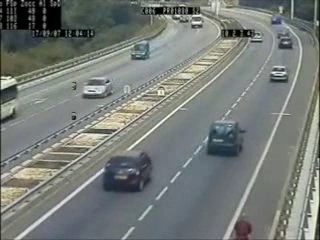
#> input picture frame 75 of car.avi, 320 x 240 px
$ python car_harr_cascade.py
#> lines starting #> are read from the running program, lines starting #| are printed output that depends on the picture; after the words box and inside, x2 and y2 are one past the last pixel; in counts of white or black regions, pixels touching at a corner belong together
from cv2 import cv2
cars_cascade=cv2.CascadeClassifier('cars.xml')

cap=cv2.VideoCapture('car.avi')
while(cap.isOpened()):
    ret,frame=cap.read()
#> frame is the input picture: shape (240, 320, 3); mean B, G, R 120, 123.9, 118.8
    grey=cv2.cvtColor(frame,cv2.COLOR_BGR2GRAY)

    car=cars_cascade.detectMultiScale(grey,1.1,4)
#> car = [[257, 55, 40, 40], [74, 74, 36, 36], [115, 29, 44, 44], [95, 151, 58, 58]]

    for (x,y,w,h) in car:
        cv2.rectangle(frame,(x,y),(x+w,y+h),(0,255,255),3)
#> this loop made 4 passes
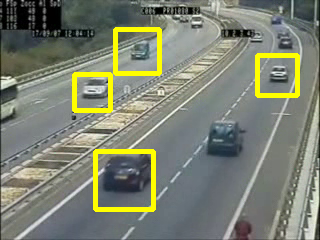
#> frame: shape (240, 320, 3); 4.57% of pixels changed, all inside (x1, y1, x2, y2) = (72, 27, 300, 212)

    cv2.imshow('cars',frame)
    k=cv2.waitKey(1)
#> (key Esc is pressed here)
    if(k==27):
        break

cap.release()
cv2.destroyAllWindows()

$ run again, starting later in the video
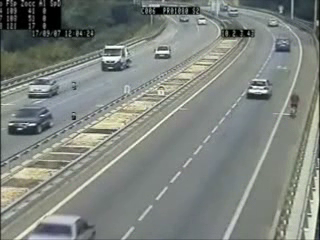
#> input picture frame 337 of car.avi, 320 x 240 px
#> frame is the input picture: shape (240, 320, 3); mean B, G, R 126.3, 131.7, 126
#> `grey=cv2.cvtColor(frame,cv2.COLOR_BGR2GRAY)`:
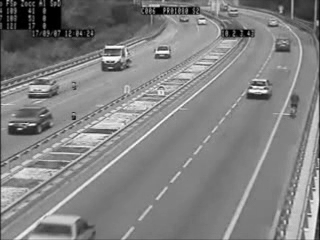
#> grey: shape (240, 320); min 0, max 254, mean 129.4
#> car = [[239, 72, 40, 40], [84, 32, 55, 55]]
#> the loop `for (x,y,w,h) in car:` made 2 passes
#> after the loop `for (x,y,w,h) in car:`:
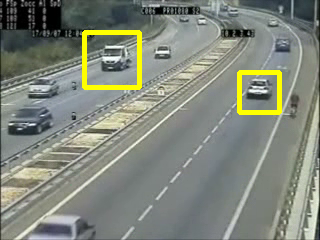
#> frame: shape (240, 320, 3); 2.44% of pixels changed, all inside (x1, y1, x2, y2) = (82, 30, 282, 115)

$ run again, starting later in the video
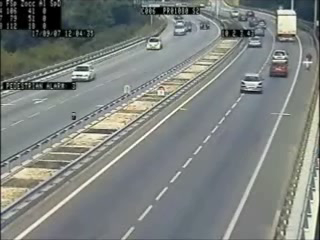
#> input picture frame 600 of car.avi, 320 x 240 px
#> frame is the input picture: shape (240, 320, 3); mean B, G, R 126.6, 129.8, 124.9
#> `grey=cv2.cvtColor(frame,cv2.COLOR_BGR2GRAY)`:
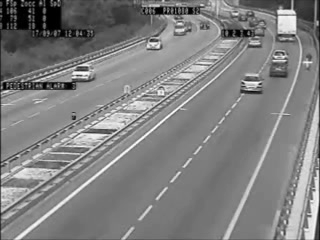
#> grey: shape (240, 320); min 0, max 254, mean 127.9
#> car = [[243, 32, 23, 23], [27, 47, 61, 61]]
#> the loop `for (x,y,w,h) in car:` made 2 passes
#> after the loop `for (x,y,w,h) in car:`:
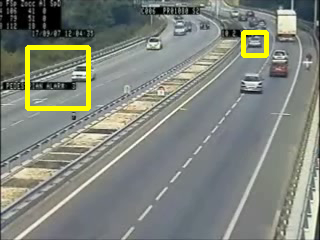
#> frame: shape (240, 320, 3); 2.16% of pixels changed, all inside (x1, y1, x2, y2) = (25, 30, 269, 111)
